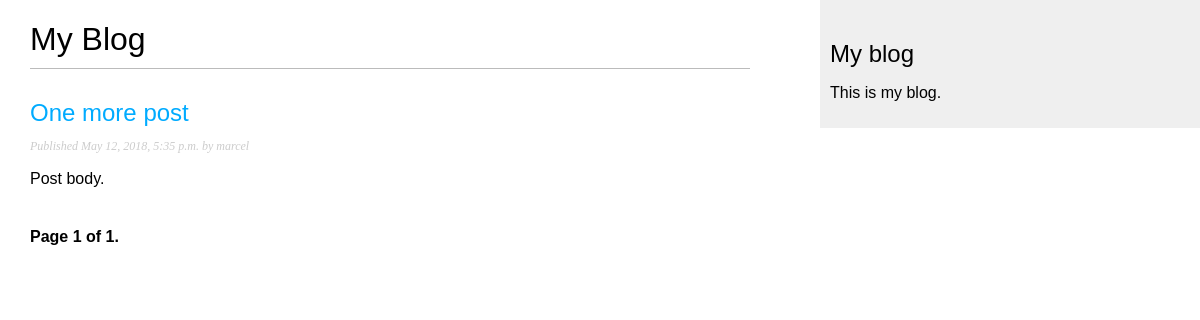
The page /blog/ on the database as committed earlier.
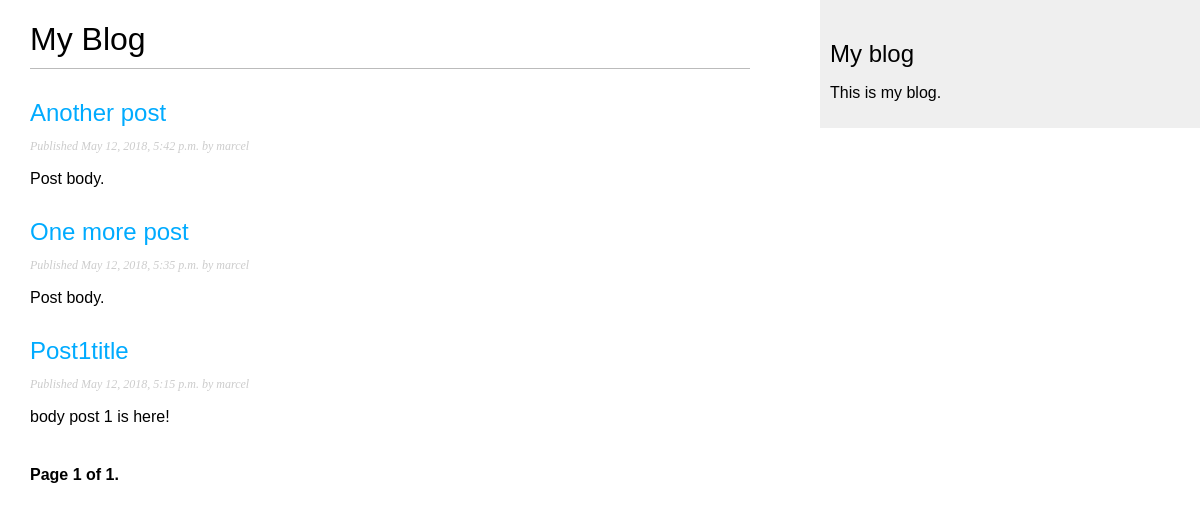
The same page on the database as committed later.
### blog/models.py (models this page shows, shortened)
class Post(models.Model):
	STATUS_CHOICES = (('draft', 'Draft'), ('published', 'Published'),)
	title = models.CharField(max_length=250)
	slug = models.SlugField(max_length=250, unique_for_date='publish')
	author = models.ForeignKey(User, related_name='blog_posts')
	body = models.TextField()
	publish = models.DateTimeField(default=timezone.now)
	created = models.DateTimeField(auto_now_add=True)
	updated = models.DateTimeField(auto_now=True)
	status = models.CharField(max_length=10, choices=STATUS_CHOICES,
		default='draft')
	class Meta:
		ordering = ('-publish',)
	objects = models.Manager() # The default manager.
	published = PublishedManager() # Our custom manager.
	def get_absolute_url(self):
		return reverse('blog:post_detail',
						args=[self.publish.year,
						self.publish.strftime('%m'),
						self.publish.strftime('%d'),
						self.slug])

### blog/views.py (the view)
def post_list(request):
	object_list = Post.published.all()
	paginator = Paginator(object_list, 3) # 3 posts in each page
	page = request.GET.get('page')
	try:
		posts = paginator.page(page)
	except PageNotAnInteger:
		posts = paginator.page(1)
	except EmptyPage:
		posts = paginator.page(paginator.num_pages)
	return render(request,
		'blog/post/list.html',
		{'page': page,
		'posts': posts})

### blog/models.py (called while the page is built)
	def get_queryset(self):
		return super(PublishedManager, self).get_queryset()\
											.filter(status='published')

### blog/templates/blog/post/list.html (shortened to what this page needs)
{% extends "blog/base.html" %}
{% block content %}
	<h1>My Blog</h1>
	{% for post in posts %}
		<h2>
	 		<a href="{{ post.get_absolute_url }}">
	 			{{ post.title }}
	 		</a>
		</h2>
		<p class="date">
			Published {{ post.publish }} by {{ post.author }}
		</p>
		{{ post.body|truncatewords:30|linebreaks }}
	{% endfor %}
	{% include "pagination.html" with page=posts %}
{% endblock %}

Rows that differ between the two databases and show on the page:
now on this page (row edited): Post: title "Another post", publish "May 12, 2018, 5:42 p.m.", author "marcel", body "Post body."
now on this page (row edited): Post: title "Post1title", publish "May 12, 2018, 5:15 p.m.", author "marcel", body "body post 1 is here!"
